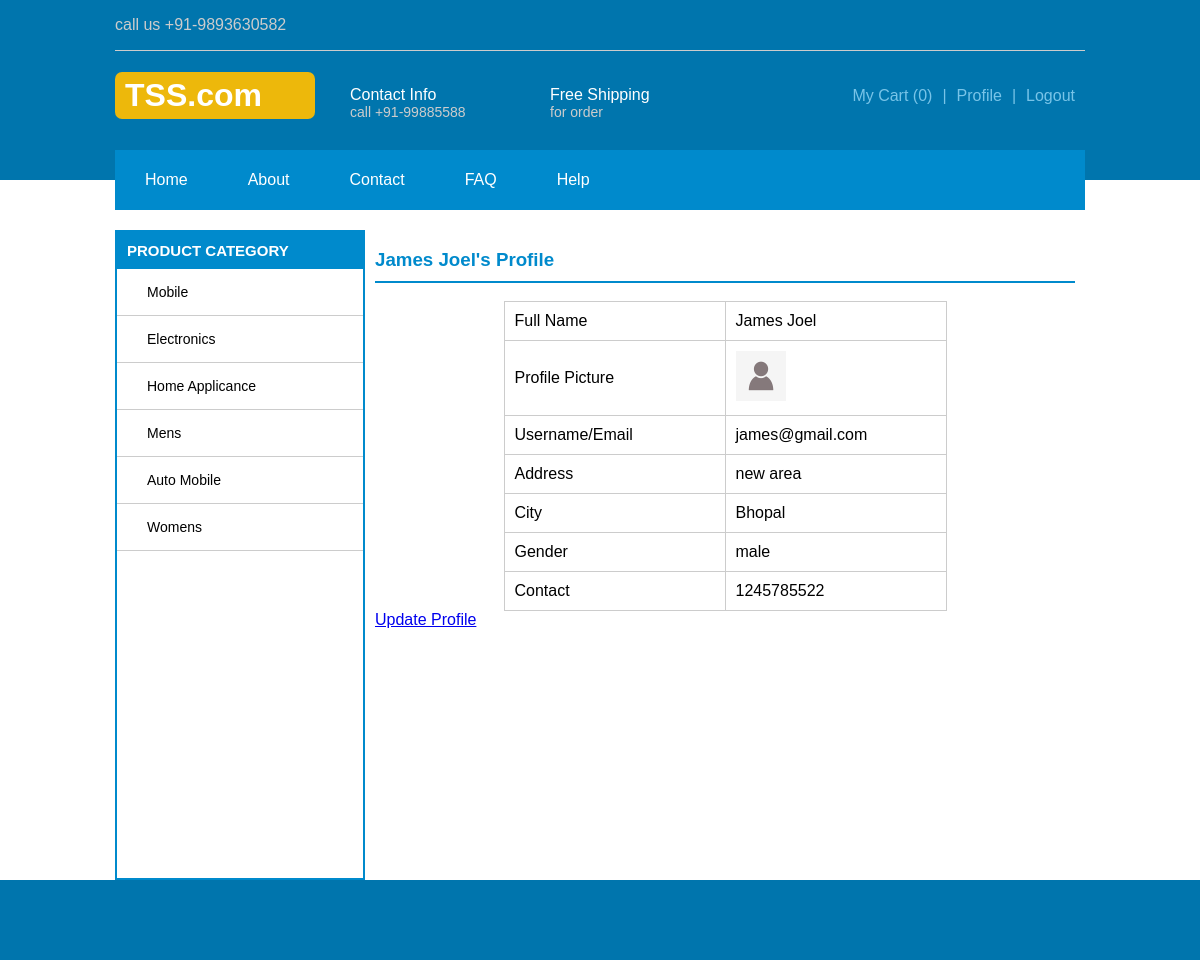
The app's page /profile.php (signed in) with its own data.
### tables this page shows
CREATE TABLE IF NOT EXISTS `category` (
  `id` int(11) NOT NULL AUTO_INCREMENT,
  `category_name` varchar(100) NOT NULL,
  PRIMARY KEY (`id`)
);

CREATE TABLE IF NOT EXISTS `user` (
  `id` int(11) NOT NULL AUTO_INCREMENT,
  `full_name` varchar(100) NOT NULL,
  `username` varchar(100) NOT NULL,
  `password` varchar(100) NOT NULL,
  `address` text NOT NULL,
  `city` varchar(100) NOT NULL,
  `gender` varchar(100) NOT NULL,
  `contact` varchar(100) NOT NULL,
  `user_image` varchar(100) NOT NULL,
  PRIMARY KEY (`id`)
);

### profile.php (the view, shortened to what this page needs)
<?php
include('header.php');
$que_user="SELECT * FROM user WHERE id=".$_SESSION['id'];
$obj_user=mysql_query($que_user);
$data_user=mysql_fetch_assoc($obj_user);
?>
<div id="content">
	<div id="inside-content">
		<div id="menu">
		<?php
		include('menu.php');
		?>
		</div>
		<div id="main-content">
			<div id="left-content">
				<h3>Product Category</h3>
				<?php
				include('side_menu.php');
				?>
			</div>
			<div id="right-content">
				<div id="right-content-bottom">
					<h3><?php echo $_SESSION['name'];?>'s Profile</h3>
					<table id="profile_tab" align="center">
						<tr>
							<td>Full Name</td>
							<td><?php echo $data_user['full_name'];?></td>
						</tr>
						<tr>
							<td>Profile Picture</td>
							<td><img src="images/avatar.png" height="50" width="50" /></td>
						</tr>
						<tr>
							<td>Username/Email</td>
							<td><?php echo $data_user['username'];?></td>
						</tr>
						<tr>
							<td>Address</td>
							<td><?php echo $data_user['address'];?></td>
						</tr>
						<tr>
							<td>City</td>
							<td><?php echo $data_user['city'];?></td>
						</tr>
						<tr>
							<td>Gender</td>
							<td><?php echo $data_user['gender'];?></td>
						</tr>
						<tr>
							<td>Contact</td>
							<td><?php echo $data_user['contact'];?></td>
						</tr>
					</table>
					<a href="update_profile.php">Update Profile</a>
				</div>
			</div>
		</div>
	</div>
</div>
<div id="footer">
	<div id="inside-footer"></div>
</div>
</body>
</html>

### side_menu.php
<?php
$que_cate="SELECT * FROM category";
$obj_cate=mysql_query($que_cate);
?>
<ul>
	<?php
	while($data_cate=mysql_fetch_assoc($obj_cate))
	{ ?>
		<li><a href="index.php?product_category=<?php echo $data_cate['id']; ?>"><?php echo $data_cate['category_name'];?></a></li>
	<?php
	}
	?>
</ul>

### css/style.css (style rules this page uses)
body { margin: 0; padding: 0; font-family: Helvetica; }
#content { min-height: 650px; height: auto; width: 100%; }
#footer { height: 80px; width: 100%; background-color: #0075AD; }
#inside-content { min-height: 650px; height: auto; width: 970px; margin: 0 auto; }
#inside-footer { height: 80px; width: 970px; margin: 0 auto; }
#menu { width: 970px; height: 60px; background-color: #008ACC; margin-top: -30px; margin-bottom: 20px; }
#main-content { min-height: 650px; height: auto; width: 970px; overflow: hidden; }
#left-content { width: 246px; min-height: 646px; height: auto; float: left; border:2px solid #008ACC; }
#right-content { margin: 0px 10px; width: 700px; min-height: 650px; height: auto; float: left; }
#left-content h3 { color: #FFF; text-transform: uppercase; background-color: #008ACC; margin: 0; padding: 10px; font-size: 15px; }
#left-content ul { list-style-type: none; margin: 0; padding: 0; }
#left-content ul li a { text-decoration: none; font-size: 14px; color: #000; display: block; padding: 15px 30px; background-position: 10px 16px; border-bottom: 1px solid #CCC; background-repeat: no-repeat; }
#right-content-bottom { width: 700px; min-height: 500px; height: auto; }
#right-content-bottom h3 { color: #008ACC; border-bottom: 2px solid #008ACC; padding-bottom: 10px; }
#profile_tab { border-collapse: collapse; }
#profile_tab tr td { width: 200px; padding: 10px; border:1px solid #CCC; }

### records on screen
category: category_name "Mobile"
category: category_name "Electronics"
category: category_name "Home Applicance"
category: category_name "Mens"
category: category_name "Auto Mobile"
category: category_name "Womens"
user: full_name "James Joel", username "james@gmail.com", address "new area", city "Bhopal", gender "male", contact "1245785522"

### other values on screen
$total "0"
$_SESSION['name'] "James Joel"
